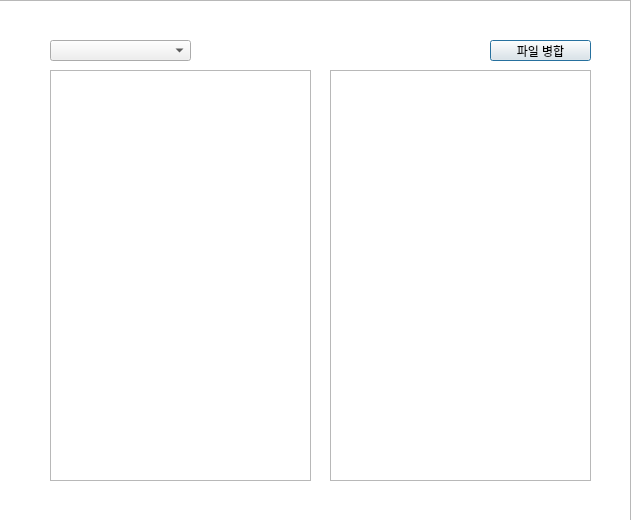
<?xml version="1.0" encoding="UTF-8"?>
<ui version="4.0">
 <class>Dialog</class>
 <widget class="QDialog" name="Dialog">
  <property name="geometry">
   <rect>
    <x>0</x>
    <y>0</y>
    <width>631</width>
    <height>520</height>
   </rect>
  </property>
  <property name="windowTitle">
   <string>Dialog</string>
  </property>
  <widget class="QColumnView" name="columnView">
   <property name="geometry">
    <rect>
     <x>-10</x>
     <y>0</y>
     <width>641</width>
     <height>521</height>
    </rect>
   </property>
   <property name="mouseTracking">
    <bool>true</bool>
   </property>
   <property name="acceptDrops">
    <bool>true</bool>
   </property>
  </widget>
  <widget class="QComboBox" name="comboBox">
   <property name="geometry">
    <rect>
     <x>50</x>
     <y>40</y>
     <width>141</width>
     <height>21</height>
    </rect>
   </property>
  </widget>
  <widget class="QListWidget" name="listWidget">
   <property name="geometry">
    <rect>
     <x>50</x>
     <y>70</y>
     <width>261</width>
     <height>411</height>
    </rect>
   </property>
   <property name="font">
    <font>
     <pointsize>11</pointsize>
    </font>
   </property>
   <property name="mouseTracking">
    <bool>false</bool>
   </property>
   <property name="tabletTracking">
    <bool>false</bool>
   </property>
   <property name="acceptDrops">
    <bool>false</bool>
   </property>
   <property name="dragDropMode">
    <enum>QAbstractItemView::NoDragDrop</enum>
   </property>
   <property name="defaultDropAction">
    <enum>Qt::CopyAction</enum>
   </property>
  </widget>
  <widget class="QListWidget" name="listWidget_2">
   <property name="geometry">
    <rect>
     <x>330</x>
     <y>70</y>
     <width>261</width>
     <height>411</height>
    </rect>
   </property>
   <property name="font">
    <font>
     <pointsize>11</pointsize>
    </font>
   </property>
   <property name="dragDropMode">
    <enum>QAbstractItemView::NoDragDrop</enum>
   </property>
   <property name="defaultDropAction">
    <enum>Qt::CopyAction</enum>
   </property>
  </widget>
  <widget class="QPushButton" name="abButton">
   <property name="geometry">
    <rect>
     <x>490</x>
     <y>40</y>
     <width>101</width>
     <height>21</height>
    </rect>
   </property>
   <property name="text">
    <string>파일 병합</string>
   </property>
  </widget>
 </widget>
 <resources/>
 <connections/>
</ui>
